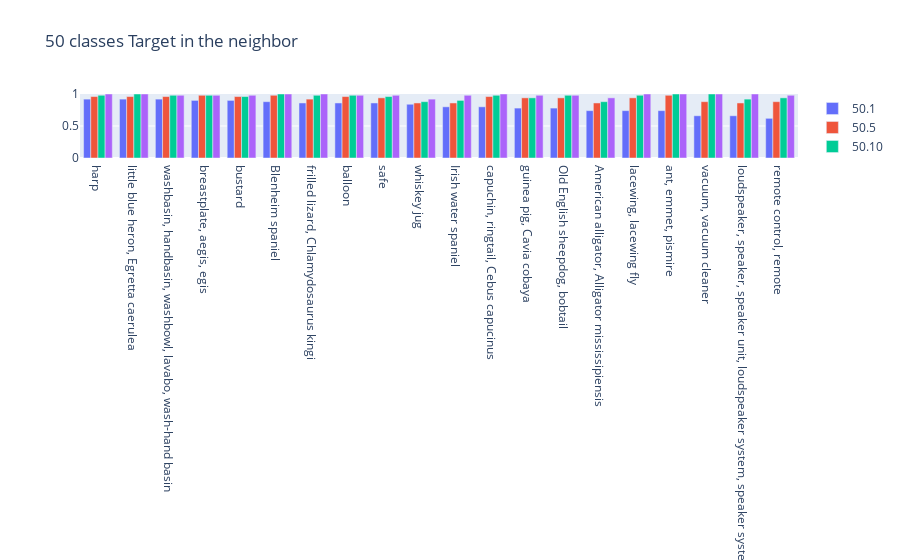
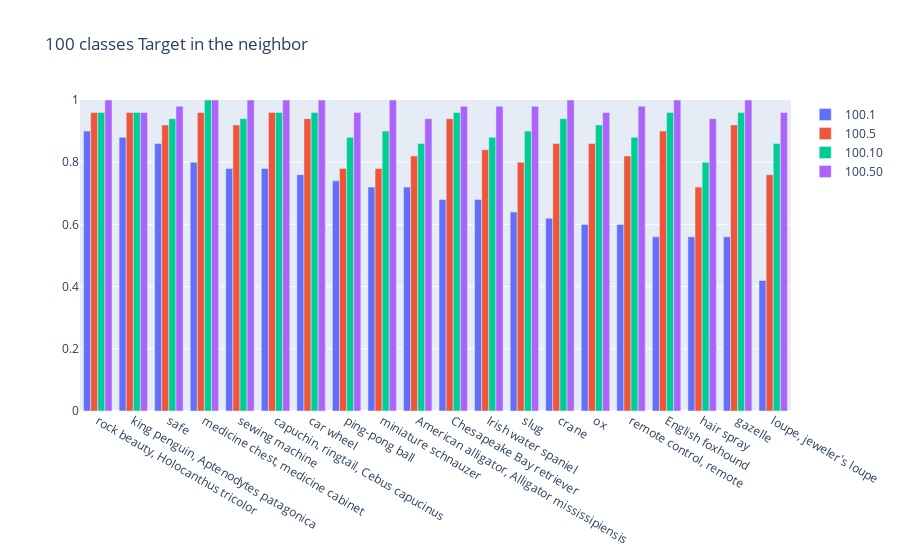

Source (notebook cell) for these figures, in order:
### Code cell
for n_c in n_classes:
    plot(target_in_neighbor_per_class_dict, 
         keys=["{}.{}".format(n_c, k) for k in K], 
         title="{} classes\tTarget in the neighbor".format(n_c))

### Figure 1 — Plotly figure (JSON) as saved in the notebook; plotly's stock layout.template omitted (floating-point values rounded to 4 significant figures)
{"data": [{"name": "50.1", "type": "bar", "x": ["harp", "little blue heron, Egretta caerulea", "washbasin, handbasin, washbowl, lavabo, wash-hand basin", "breastplate, aegis, egis", "bustard", "Blenheim spaniel", "frilled lizard, Chlamydosaurus kingi", "balloon", "safe", "whiskey jug", "Irish water spaniel", "capuchin, ringtail, Cebus capucinus", "guinea pig, Cavia cobaya", "Old English sheepdog, bobtail", "American alligator, Alligator mississipiensis", "lacewing, lacewing fly", "ant, emmet, pismire", "vacuum, vacuum cleaner", "loudspeaker, speaker, speaker unit, loudspeaker system, speaker system", "remote control, remote"], "y": [0.92, 0.92, 0.92, 0.9, 0.9, 0.88, 0.86, 0.86, 0.86, 0.84, 0.8, 0.8, 0.78, 0.78, 0.74, 0.74, 0.74, 0.66, 0.66, 0.62]}, {"name": "50.5", "type": "bar", "x": ["harp", "little blue heron, Egretta caerulea", "washbasin, handbasin, washbowl, lavabo, wash-hand basin", "breastplate, aegis, egis", "bustard", "Blenheim spaniel", "frilled lizard, Chlamydosaurus kingi", "balloon", "safe", "whiskey jug", "Irish water spaniel", "capuchin, ringtail, Cebus capucinus", "guinea pig, Cavia cobaya", "Old English sheepdog, bobtail", "American alligator, Alligator mississipiensis", "lacewing, lacewing fly", "ant, emmet, pismire", "vacuum, vacuum cleaner", "loudspeaker, speaker, speaker unit, loudspeaker system, speaker system", "remote control, remote"], "y": [0.96, 0.96, 0.96, 0.98, 0.96, 0.98, 0.92, 0.96, 0.94, 0.86, 0.86, 0.96, 0.94, 0.94, 0.86, 0.94, 0.98, 0.88, 0.86, 0.88]}, {"name": "50.10", "type": "bar", "x": ["harp", "little blue heron, Egretta caerulea", "washbasin, handbasin, washbowl, lavabo, wash-hand basin", "breastplate, aegis, egis", "bustard", "Blenheim spaniel", "frilled lizard, Chlamydosaurus kingi", "balloon", "safe", "whiskey jug", "Irish water spaniel", "capuchin, ringtail, Cebus capucinus", "guinea pig, Cavia cobaya", "Old English sheepdog, bobtail", "American alligator, Alligator mississipiensis", "lacewing, lacewing fly", "ant, emmet, pismire", "vacuum, vacuum cleaner", "loudspeaker, speaker, speaker unit, loudspeaker system, speaker system", "remote control, remote"], "y": [0.98, 1, 0.98, 0.98, 0.96, 1, 0.98, 0.98, 0.96, 0.88, 0.9, 0.98, 0.94, 0.98, 0.88, 0.98, 1, 1, 0.92, 0.94]}, {"name": "50.50", "type": "bar", "x": ["harp", "little blue heron, Egretta caerulea", "washbasin, handbasin, washbowl, lavabo, wash-hand basin", "breastplate, aegis, egis", "bustard", "Blenheim spaniel", "frilled lizard, Chlamydosaurus kingi", "balloon", "safe", "whiskey jug", "Irish water spaniel", "capuchin, ringtail, Cebus capucinus", "guinea pig, Cavia cobaya", "Old English sheepdog, bobtail", "American alligator, Alligator mississipiensis", "lacewing, lacewing fly", "ant, emmet, pismire", "vacuum, vacuum cleaner", "loudspeaker, speaker, speaker unit, loudspeaker system, speaker system", "remote control, remote"], "y": [1, 1, 0.98, 0.98, 0.98, 1, 1, 0.98, 0.98, 0.92, 0.98, 1, 0.98, 0.98, 0.94, 1, 1, 1, 1, 0.98]}], "layout": {"barmode": "group", "title": {"text": "50 classes\tTarget in the neighbor"}, "yaxis": {"range": [0, 1]}}}

### Figure 2 — Plotly figure (JSON) as saved in the notebook; plotly's stock layout.template omitted (floating-point values rounded to 4 significant figures)
{"data": [{"name": "100.1", "type": "bar", "x": ["rock beauty, Holocanthus tricolor", "king penguin, Aptenodytes patagonica", "safe", "medicine chest, medicine cabinet", "sewing machine", "capuchin, ringtail, Cebus capucinus", "car wheel", "ping-pong ball", "miniature schnauzer", "American alligator, Alligator mississipiensis", "Chesapeake Bay retriever", "Irish water spaniel", "slug", "crane", "ox", "remote control, remote", "English foxhound", "hair spray", "gazelle", "loupe, jeweler's loupe"], "y": [0.9, 0.88, 0.86, 0.8, 0.78, 0.78, 0.76, 0.74, 0.72, 0.72, 0.68, 0.68, 0.64, 0.62, 0.6, 0.6, 0.56, 0.56, 0.56, 0.42]}, {"name": "100.5", "type": "bar", "x": ["rock beauty, Holocanthus tricolor", "king penguin, Aptenodytes patagonica", "safe", "medicine chest, medicine cabinet", "sewing machine", "capuchin, ringtail, Cebus capucinus", "car wheel", "ping-pong ball", "miniature schnauzer", "American alligator, Alligator mississipiensis", "Chesapeake Bay retriever", "Irish water spaniel", "slug", "crane", "ox", "remote control, remote", "English foxhound", "hair spray", "gazelle", "loupe, jeweler's loupe"], "y": [0.96, 0.96, 0.92, 0.96, 0.92, 0.96, 0.94, 0.78, 0.78, 0.82, 0.94, 0.84, 0.8, 0.86, 0.86, 0.82, 0.9, 0.72, 0.92, 0.76]}, {"name": "100.10", "type": "bar", "x": ["rock beauty, Holocanthus tricolor", "king penguin, Aptenodytes patagonica", "safe", "medicine chest, medicine cabinet", "sewing machine", "capuchin, ringtail, Cebus capucinus", "car wheel", "ping-pong ball", "miniature schnauzer", "American alligator, Alligator mississipiensis", "Chesapeake Bay retriever", "Irish water spaniel", "slug", "crane", "ox", "remote control, remote", "English foxhound", "hair spray", "gazelle", "loupe, jeweler's loupe"], "y": [0.96, 0.96, 0.94, 1, 0.94, 0.96, 0.96, 0.88, 0.9, 0.86, 0.96, 0.88, 0.9, 0.94, 0.92, 0.88, 0.96, 0.8, 0.96, 0.86]}, {"name": "100.50", "type": "bar", "x": ["rock beauty, Holocanthus tricolor", "king penguin, Aptenodytes patagonica", "safe", "medicine chest, medicine cabinet", "sewing machine", "capuchin, ringtail, Cebus capucinus", "car wheel", "ping-pong ball", "miniature schnauzer", "American alligator, Alligator mississipiensis", "Chesapeake Bay retriever", "Irish water spaniel", "slug", "crane", "ox", "remote control, remote", "English foxhound", "hair spray", "gazelle", "loupe, jeweler's loupe"], "y": [1, 0.96, 0.98, 1, 1, 1, 1, 0.96, 1, 0.94, 0.98, 0.98, 0.98, 1, 0.96, 0.98, 1, 0.94, 1, 0.96]}], "layout": {"barmode": "group", "title": {"text": "100 classes\tTarget in the neighbor"}, "yaxis": {"range": [0, 1]}}}
